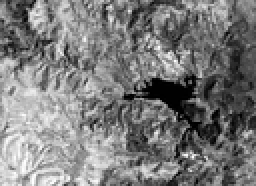
%> input picture USSD/data/Italy_1.bmp, 128 x 93 px, shrunk from 412 x 300 before the run (shown 2 times larger)
$ octave SCSDI.m   (GNU Octave 9; MATLAB toolbox functions it lacks are replaced by stand-ins)
%> lines starting %> are read from the running program, lines starting %| are printed output that depends on the picture
clear
clc
img = imread('C:\Users\aaf\Desktop\USSD\data\Italy_1.bmp');
%> img is the input picture: size 93x128x3 uint8; min 0, max 255, mean 123.6
image = double (img);

image(abs(image)<=0) = min(image(abs(image)>0));
%> image: size 93x128x3 double; min 1, max 255, mean 123.6
image = log(image+1);
img = (image - min(image(:)))./(max(image(:))-min(image(:)));
%> img: size 93x128x3 double


[row, col, high] = size(img);
%> row = 93; col = 128; high = 3
row1=(row/10);row1=round(row1);
%> after `row1=(row/10)`: row1 = 9.3
%> after `row1=round(row1)`: row1 = 9
col1=(col/10);col1=round(col1);
%> after `col1=(col/10)`: col1 = 12.8
%> after `col1=round(col1)`: col1 = 13

new_row = ceil(row/row1) * row1;
%> new_row = 99
new_col = ceil(col/col1) * col1;
%> new_col = 130


r_img = img(:, :, 1);
g_img = img(:, :, 2);
b_img = img(:, :, 3);


new_r_img = imresize(r_img, [new_row new_col]);
new_g_img = imresize(g_img, [new_row new_col]);
new_b_img = imresize(b_img, [new_row new_col]);
new_img(:, :, 1) = new_r_img;
new_img(:, :, 2) = new_g_img;
new_img(:, :, 3) = new_b_img;
[y_row,y_col,dim] = size(new_img);
%> y_row = 99; y_col = 130; dim = 3
row_blk_num = y_row/row1;
%> row_blk_num = 11
col_blk_num = y_col/col1;
%> col_blk_num = 10
blocks = 1;
for i = 1:row_blk_num
for j = 1:col_blk_num
disp(blocks);
block = new_img((i - 1) * row1 + 1 : i * row1, (j - 1) * col1 + 1 : j * col1, :);
blockall(:,blocks) =block(:);

blocks = blocks + 1;
end
end
%> this loop made 11 passes
%> (printed output is left out)
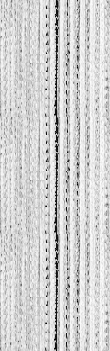
%> blockall: size 351x110 double; min -0.0686, max 1, mean 0.814; mean of the top-left, top-right, bottom-left and bottom-right quarters 0.828, 0.799, 0.828, 0.801; drawn with min black and max white
%> after the loop, blocks = 111
X=blockall;
X1=blockall;
[N,D] = size(X);
%> N = 351
for i = 1:D
for j = 1:D

local_sim(:,j)=abs(X(:,i)-X1(:,j));

local3 (:,j,i) =local_sim(:,j);
end
end

img = imread('C:\Users\aaf\Desktop\USSD\data\Italy_2.bmp');
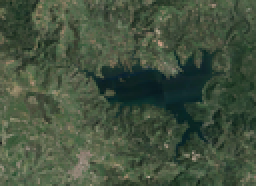
%> input picture USSD/data/Italy_2.bmp, 128 x 93 px, shrunk from 412 x 300 before the run (shown 2 times larger)
%> img is the input picture: size 93x128x3 uint8; mean R, G, B 67.4, 82, 62.4
image = double (img);
img = (image - min(image(:)))./(max(image(:))-min(image(:)));
%> img: size 93x128x3 double


[row, col, high] = size(img);
row1=(row/10);row1=round(row1);
col1=(col/10);col1=round(col1);

new_row = ceil(row/row1) * row1;
new_col = ceil(col/col1) * col1;


r_img = img(:, :, 1);
g_img = img(:, :, 2);
b_img = img(:, :, 3);


new_r_img = imresize(r_img, [new_row new_col]);
new_g_img = imresize(g_img, [new_row new_col]);
new_b_img = imresize(b_img, [new_row new_col]);
new_img(:, :, 1) = new_r_img;
new_img(:, :, 2) = new_g_img;
new_img(:, :, 3) = new_b_img;
[y_row,y_col,dim] = size(new_img);
row_blk_num = y_row/row1;
col_blk_num = y_col/col1;
blocks = 1;
for i = 1:row_blk_num
for j = 1:col_blk_num
disp(blocks);
block = new_img((i - 1) * row1 + 1 : i * row1, (j - 1) * col1 + 1 : j * col1, :);
blockall(:,blocks) =block(:);

blocks = blocks + 1;
end
end
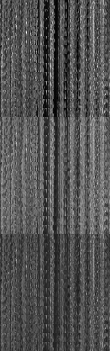
%> blockall: size 351x110 double; min 0.0162, max 1.03, mean 0.345; drawn with min black and max white
X=blockall;
X1=blockall;
[N,D] = size(X);
for i = 1:D
for j = 1:D
local_sim(:,j)=abs(X(:,i)-X1(:,j));
local4 (:,j,i) =local_sim(:,j);
end
end
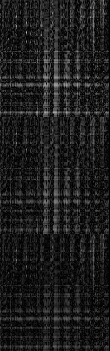
%> local_sim: size 351x110 double; min 0, max 0.738, mean 0.116
local1=local3;
local2=local4;
local1(isnan(local1)) = 0;
local2(isnan(local2)) = 0;
[x y z]=size(local1);
%> x = 351; y = 110; z = 110
sum1=zeros(x,y);
%> sum1: size 351x110 double; every value is 0
sum2=zeros(x,y);
sum3=zeros(x,y);
sum4=zeros(x,y);
sum5=zeros(x,y);
sum6=zeros(x,y);
sum7=zeros(x,y);
for i =1:z
k1(:,:,i)=(local2(:,:,i).*local1(:,:,i));
sum1 = sum1+k1(:,:,i);
sum2=sum2+local2(:,:,i).*local2(:,:,i);
sum3=sum3+local1(:,:,i).*local1(:,:,i);
end
%> this loop made 110 passes
k1=acos(sum1./(sqrt(sum2).*sqrt(sum3)));
for i=1:z
sum4 = sum4+(local2(:,:,i)-local1(:,:,i)).*(local2(:,:,i)-local1(:,:,i));

end
k2= sqrt(sum4);
k2 = (k2 - min(k2(:)))./(max(k2(:))-min(k2(:)));

[x y z]=size(local1);
mean1=zeros(x,y);
mean2=zeros(x,y);
for i=1:x
for j=1:y
mean1(i,j)=mean(local1(i,j,:));
end
end
for i=1:x
for j=1:y
mean2(i,j)=mean(local2(i,j,:));
end
end
for i =1:z
sum5=sum5+(local2(:,:,i)-mean2).*(local1(:,:,i)-mean1);
sum6=sum6+(local2(:,:,i)-mean2).*(local2(:,:,i)-mean2);
sum7=sum7+(local1(:,:,i)-mean1).*(local1(:,:,i)-mean1);
end
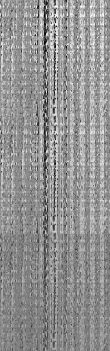
%> sum5: size 351x110 double; min -1.53, max 1.88, mean 0.433; drawn with min black and max white
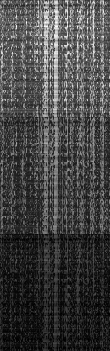
%> sum6: size 351x110 double; min 0.163, max 2.58, mean 0.808; drawn with min black and max white
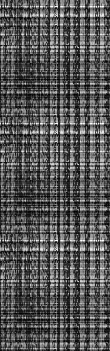
%> sum7: size 351x110 double; min 0.802, max 4.2, mean 1.96; drawn with min black and max white
k3=acos(sum5./(sqrt(sum6).*sqrt(sum7)));
k4=k3;
a=k4;
amax = max(max(a));
%> amax = 2.27
amin = min(min(a));
%> amin = 0.756
a=255*(a-amin)/(amax-amin);a=uint8(a);
k4=a;

tt=k4;
for i =1:z
t1 = tt(:,i);
t3 = reshape(t1,[row1,col1,3]);
imwrite(t3, ['C:\Users\aaf\Desktop\USSD\block\' num2str(i) '.jpg']);
end
blocks = 1;
temp = zeros(row1,col_blk_num*col1);
for i = 1:row_blk_num
img = imread(['C:\Users\aaf\Desktop\USSD\block\' num2str((i-1)*col_blk_num+1) '.jpg']);
for j = 1:col_blk_num
img2 = imread(['C:\Users\aaf\Desktop\USSD\block\' num2str(blocks) '.jpg']);
img = [img,img2];
blocks = blocks + 1;
end
if(i==1)
temp = img;
end
if(i~=1)
temp=[temp;img];
end
end

temp=double(temp);
temp = (temp - min(temp(:)))./(max(temp(:))-min(temp(:)));
temp1=temp(:,:,1);
tend=temp1;
[m,n]=size(tend);
[p,q,w]=size(image);
l=(n-q)/2;
tend=tend(:,col1+1:end);
tend=imresize(tend,[p,q]);
imshow(tend);
imwrite((tend),'C:\Users\aaf\Desktop\USSD\DI\SCSDI.tif');
